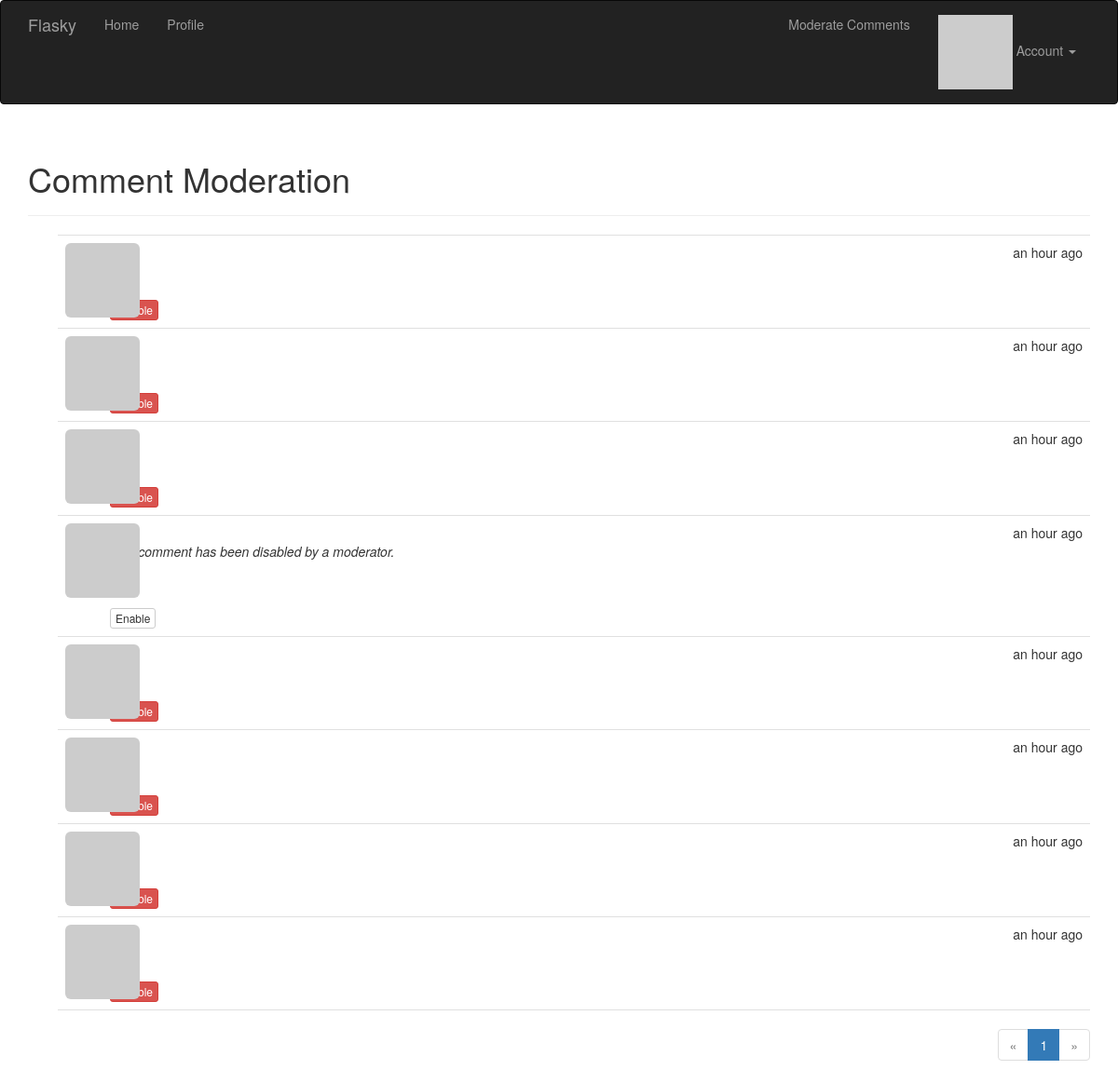
The app's page /moderate (signed in) with its own data.
### app/models.py (models this page shows, shortened)
class Comment(db.Model):
    __tablename__ = 'comments'
    id = db.Column(db.Integer, primary_key=True)
    body = db.Column(db.Text)
    body_html = db.Column(db.Text)
    timestamp = db.Column(db.DateTime, index=True, default=datetime.utcnow)
    disabled = db.Column(db.Boolean)
    author_id = db.Column(db.Integer, db.ForeignKey('users.id'))
    post_id = db.Column(db.Integer, db.ForeignKey('posts.id'))

### app/main/views.py (the view)
@main.route('/moderate')
@login_required
@permission_required(Permission.MODERATE)
def moderate():
    page = request.args.get('page', 1, type=int)
    pagination = Comment.query.order_by(Comment.timestamp.desc()).paginate(
        page, per_page=current_app.config['FLASKY_COMMENTS_PER_PAGE'],
        error_out=False)
    comments = pagination.items
    return render_template('moderate.html', comments=comments,
                           pagination=pagination, page=page)

### app/auth/views.py (called while the page is built)
@auth.before_app_request
def before_request():
    if current_user.is_authenticated:
        current_user.ping()
        if not current_user.confirmed \
                and request.endpoint \
                and request.blueprint != 'auth' \
                and request.endpoint != 'static':
            return redirect(url_for('auth.unconfirmed'))

### app/main/__init__.py (called while the page is built)
@main.app_context_processor
def inject_permissions():
    return dict(Permission=Permission)

### app/models.py (called while the page is built)
@login_manager.user_loader
def load_user(user_id):
    return User.query.get(int(user_id))

    def has_permission(self, perm):
        return self.permissions & perm == perm

    def can(self, perm):
        return self.role is not None and self.role.has_permission(perm)

    def ping(self):
        self.last_seen = datetime.utcnow()
        db.session.add(self)

    def gravatar_hash(self):
        return hashlib.md5(self.email.lower().encode('utf-8')).hexdigest()

    def gravatar(self, size=100, default='identicon', rating='g'):
        url = 'https://secure.gravatar.com/avatar'
        hash = self.avatar_hash or self.gravatar_hash()
        return '{url}/{hash}?s={size}&d={default}&r={rating}'.format(
            url=url, hash=hash, size=size, default=default, rating=rating)

### app/templates/moderate.html (shortened to what this page needs)
{% extends "base.html" %}
{% import "_macros.html" as macros %}
{% block page_content %}
<div class="page-header">
    <h1>Comment Moderation</h1>
</div>
{% set moderate = True %}
{% include '_comments.html' %}
{% if pagination %}
<div class="pagination">
    {{ macros.pagination_widget(pagination, '.moderate') }}
</div>
{% endif %}
{% endblock %}

### app/templates/_comments.html (shortened to what this page needs)
<ul class="comments">
    {% for comment in comments %}
    <li class="comment">
      <div class="comment-thumbnail">
          <a href="{{ url_for('.user', username=comment.author.username) }}">
            <img class="img-rounded profile-thumbnail" src="{{ comment.author.gravatar(size=40) }}">
          </a>
      </div>
      <div class="comment-content">
          <div class="comment-date">{{ moment(comment.timestamp).fromNow() }}</div>
          <div class="comment-author"><a href="{{ url_for('.user', username=comment.author.username) }}">{{ comment.author.username }}</a></div>
          <div class="comment-body">
            {% if comment.disabled %}
            <p><i>This comment has been disabled by a moderator.</i></p>
            {% endif %}
          </div>
          {% if moderate %}
              <br>
              {% if comment.disabled %}
              <a class="btn btn-default btn-xs" href="{{ url_for('.moderate_enable', id=comment.id, page=page) }}">Enable</a>
              {% else %}
              <a class="btn btn-danger btn-xs" href="{{ url_for('.moderate_disable', id=comment.id, page=page) }}">Disable</a>
              {% endif %}
          {% endif %}
      </div>
    </li>
    {% endfor %}
</ul>

### app/static/styles.css (style rules this page uses)
.profile-thumbnail { position: absolute; }
ul.comments { list-style-type: none; padding: 0px; margin: 16px 0px 0px 0px; }
ul.comments li.comment { margin-left: 32px; padding: 8px; border-bottom: 1px solid #e0e0e0; }
ul.comments li.comment:nth-child(1) { border-top: 1px solid #e0e0e0; }
div.comment-date { float: right; }
div.comment-author { font-weight: bold; }
div.comment-thumbnail { position: absolute; }
div.comment-content { margin-left: 48px; min-height: 48px; }
div.pagination { width: 100%; text-align: right; padding: 0px; margin: 0px; }

### records on screen
Comment: timestamp "an hour ago"
Comment: timestamp "an hour ago"
Comment: timestamp "an hour ago"
Comment: timestamp "an hour ago", shows "This comment has been disabled by a moderator."
Comment: timestamp "an hour ago"
Comment: timestamp "an hour ago"
Comment: timestamp "an hour ago"
Comment: timestamp "an hour ago"

### other values on screen
{{ p }} "1"
